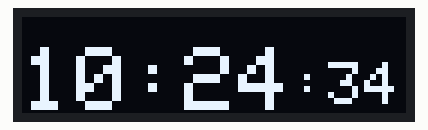
The sketch below on a simulated Seeed XIAO ESP32-S3. On the bench: 128×32 one-colour display. WiFi joins after 1.5 s; servers stay silent unless stated; network time is answered at once with the bench clock; the local clock reads 2024-03-15 10:24:30 at power-on unless the sketch sets it; not simulated (calls return 0 or success): secrets.h; what the sketch prints to the serial monitor is not drawn.

Above: at 4.1 s.
At 8.2 s:
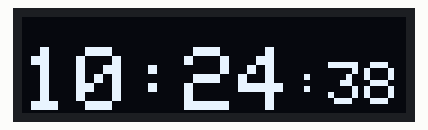
At 12.2 s:
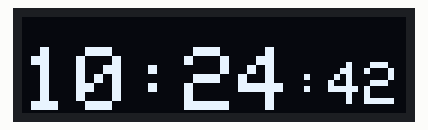
At 21.3 s:
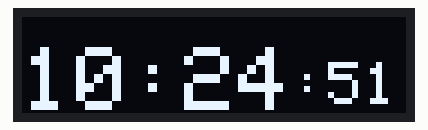
At 29.4 s:
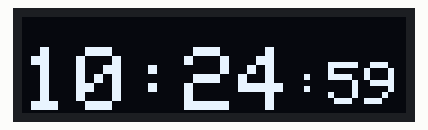
At 38.6 s:
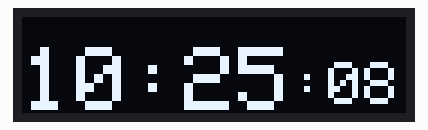

The sketch:

InternetClock.ino
```cpp
// (licence header left out)
#include "secrets.h"

#include <WiFi.h>
#include <NTPClient.h>
#include <WiFiUdp.h>
#include <Wire.h>
#include <Adafruit_GFX.h>
#include <Adafruit_SSD1306.h>

// Timekeeping Variables
int hours, minutes, seconds;
int timeOffset = 0;

// NTP Client Setup
WiFiUDP ntpUDP;
NTPClient timeClient(ntpUDP, "pool.ntp.org", timeOffset);

// OLED Configuration
#define SCREEN_WIDTH   128
#define SCREEN_HEIGHT  32
#define OLED_RESET     -1
#define SCREEN_ADDRESS 0x3C
Adafruit_SSD1306 display(SCREEN_WIDTH, SCREEN_HEIGHT, &Wire, OLED_RESET);

void setup() {
  Serial.begin(115200);
  while (!Serial);

  // Initialize OLED
  if (!display.begin(SSD1306_SWITCHCAPVCC, SCREEN_ADDRESS)) {
    Serial.println(F("SSD1306 allocation failed"));
    for (;;);
  }

  // Connect to WiFi
  WiFi.begin(WIFI_SSID, WIFI_PASSWORD);
  while (WiFi.status() != WL_CONNECTED) {
    delay(1000);
    Serial.println("Connecting to WiFi...");
  }
  Serial.println("WiFi connected");

  // Initialize NTP client
  timeClient.begin();

  delay(2000);
  display.clearDisplay();
  Serial.println("Clock starting...");
}

void loop() {
  timeClient.update();
  hours = timeClient.getHours();
  minutes = timeClient.getMinutes();
  seconds = timeClient.getSeconds();

  updateDisplay();
  delay(1000);
}

void updateDisplay() {
  display.clearDisplay();
  display.setTextSize(3);
  display.setTextColor(WHITE);
  display.setCursor(0, 10);

  char timeBuffer[10];
  sprintf(timeBuffer, "%02d:%02d", hours, minutes);
  display.print(timeBuffer);

  display.setTextSize(2);
  display.setCursor(90, 15);
  display.print(":");
  display.printf("%02d", seconds);
  display.display();
}
```

Measured:
- what the display in image 0 shows lasts 1.0 s, from 4.1 s to 5.1 s
